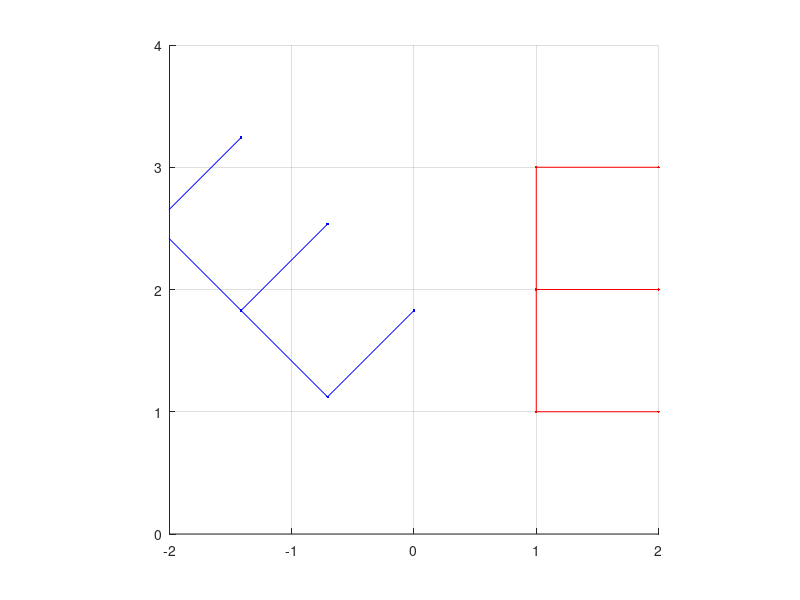

Write MATLAB code to recreate this figure.
%% E-kirjaimen piiros- ja rotaatioskripti
% Tietotekniikan matematiikka, syksy 2024
% Ref: TKjP ss. 181-183

% E-kirjaimen kärkipisteiden mallinnus
x = [1, 1, 1, 2, 2, 2; 1, 2, 3, 1, 2, 3];
t = pi / 4; % Kiertokulma radiaaneina
u = [0; -1]; % Piste, jonka ympäri kierretään
u = repmat(u, 1, size(x, 2));

% 2D-Rotaatiomatriisi
R = [cos(t), -sin(t); sin(t), cos(t)];

% Rotaatio pisteen u ympäri
y = u + R * (x - u);

% Kuvan piirto:
%--------------------
% piirretään kärkipisteet
% alkuperäinen kuvio punaisella
% ja uusi kuvio sinisellä
hold all
plot(x(1, :), x(2, :), 'r.') % Alkup. kuvion kärkipisteet
plot(y(1, :), y(2, :), 'b.') % Kierretyn kuvion kärkipisteet
plot(u(1, 1), u(2, 1), 'g.') % Kiertopiste
% pisteitä yhdistävät janat,

%% Kirjaimen viivojen mallinnusperiaate
% Ensin E:n vasen pystyviiva
% Toisena E:n alaviiva
% Kolmantena E:n keskiviiva
% Neljäntenä E:n yläviiva

% alkuperäinen kuvio:
plot([x(1, 1), x(1, 3)], [x(2, 1), x(2, 3)], 'r')
plot([x(1, 1), x(1, 4)], [x(2, 1), x(2, 4)], 'r')
plot([x(1, 2), x(1, 5)], [x(2, 2), x(2, 5)], 'r')
plot([x(1, 3), x(1, 6)], [x(2, 3), x(2, 6)], 'r')

% uusi (kierretty) kuvio:
plot([y(1, 1), y(1, 3)], [y(2, 1), y(2, 3)], 'b')
plot([y(1, 1), y(1, 4)], [y(2, 1), y(2, 4)], 'b')
plot([y(1, 2), y(1, 5)], [y(2, 2), y(2, 5)], 'b')
plot([y(1, 3), y(1, 6)], [y(2, 3), y(2, 6)], 'b')
hold off

axis([-2 2 0 4]) % Piirtokoordinaatisto hyvään kohtaan
axis equal % Akselien skaalat samoiksi 
grid % Ruudukko tilanteen hahmottamisen helpottamiseksi
